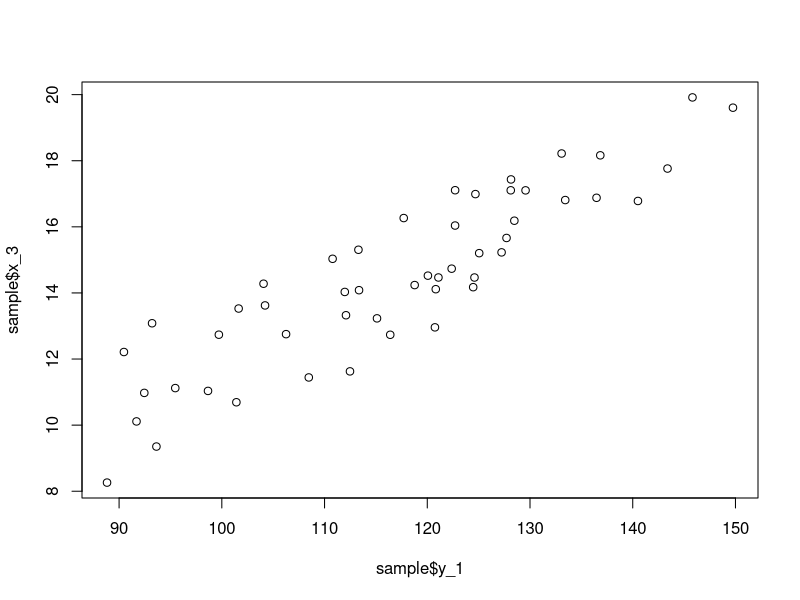
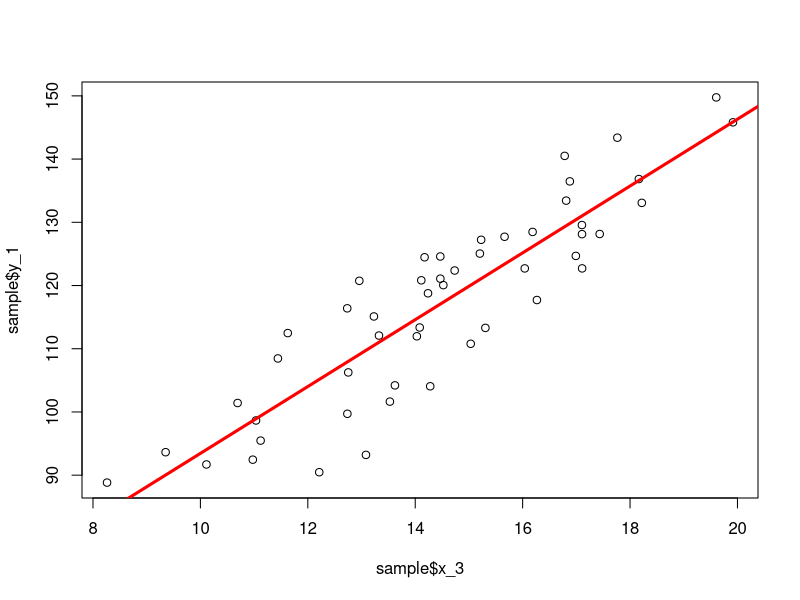
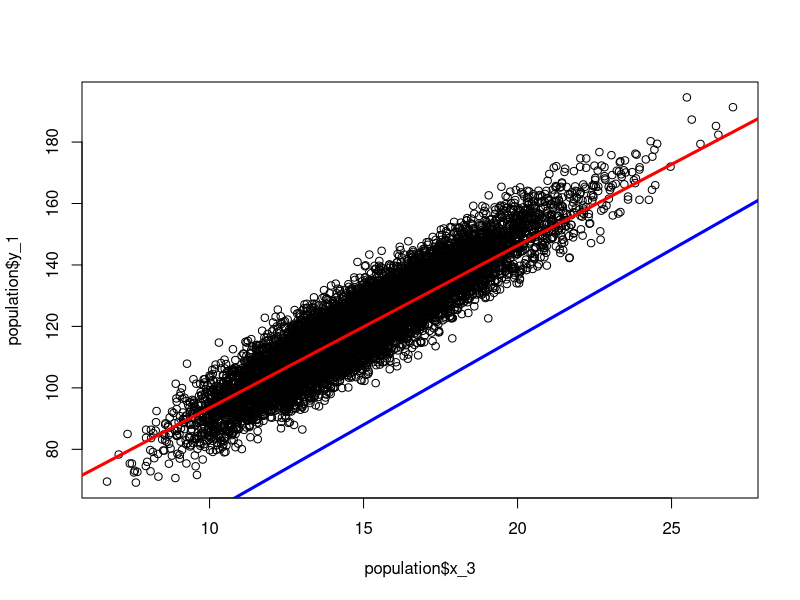

Source code (R) for these figures, in order:
library(dplyr)
# Linear Regression Examples
n_population <- 10000
n_sample <- 50
n
error <- 2.4
covariates <- data.frame(x_1 = runif(n_population, -2, 8),
                         x_2 = rnorm(n_population, 12, 2),
                         x_3 = rgamma(n_population, 30, 2),
                         x_4 = rbinom(n_population, 1, 0.45))

population <- covariates %>% mutate(y_1 = 2.5 + 1.3*x_1 + 2.4*x_2 + 5.7*x_3 + rnorm(n_population, 0, error),
                                    y_2 = 1.8 + 0.02*x_1 + 2.4*x_2 + 0.01*x_3 + rnorm(n_population, 0, error),
                                    y_3 = 2.5 + 1.3*x_1 + 2.4*x_2 + 5.7*x_2^2 + rnorm(n_population, 0, error),
                                    y_4 = 2.5 + 1.3*x_1 + 3.9*x_4 + rnorm(n_population, 0, error))


sample <- population[sample(1:dim(population)[1], n_sample), ]


plot(sample$y_1, sample$x_3)
m0 <- lm(sample$y_1~sample$x_3)
coef <- summary(m0)$coefficients

NV <- 5.7
T_stat <- (5.5266 - NV)/0.3218
2*(1 - pt(abs(T_stat), df = n_sample - 2))

plot(sample$x_3, sample$y_1)
abline(a = coef[1,1], b = coef[2, 1],col = "red", lwd = 3)


plot(population$x_3, population$y_1)
abline(a = coef[1,1], b = coef[2, 1],col = "red", lwd = 3)
abline(a = 2.5, b = 5.7,col = "blue", lwd = 3)

# Using the sample, for each Problem do a hypothesis test for:
  # B_1 = 1.3
  # B_2 = 2.4
  # B_3 = 5.7
  # B_4 = 3.9
# as well as experiment with hypothesis tests for different numbers besides the one listed, and seeing
# how changing the error and sample size impact your results. 


# Fit a linear regression model for y_1 against
  # 1. x_1, 2. x_1, x_2, x_3

# Fit a linear regression model for y_2 against
# 1. x_1, 2. x_1, x_2, x_3

# Fit a linear regression model for y_3 against
# 1. x_1, x_2 2. x_1, (x_2)^2 3. x_1, x_2, (x_2)^2

# Fit a linear regression model for y_4 against
# 1. x_1, x_2 2. x_1, x_4


# Choose at least one regression to overlay the curve fit onto the scatter plot data


